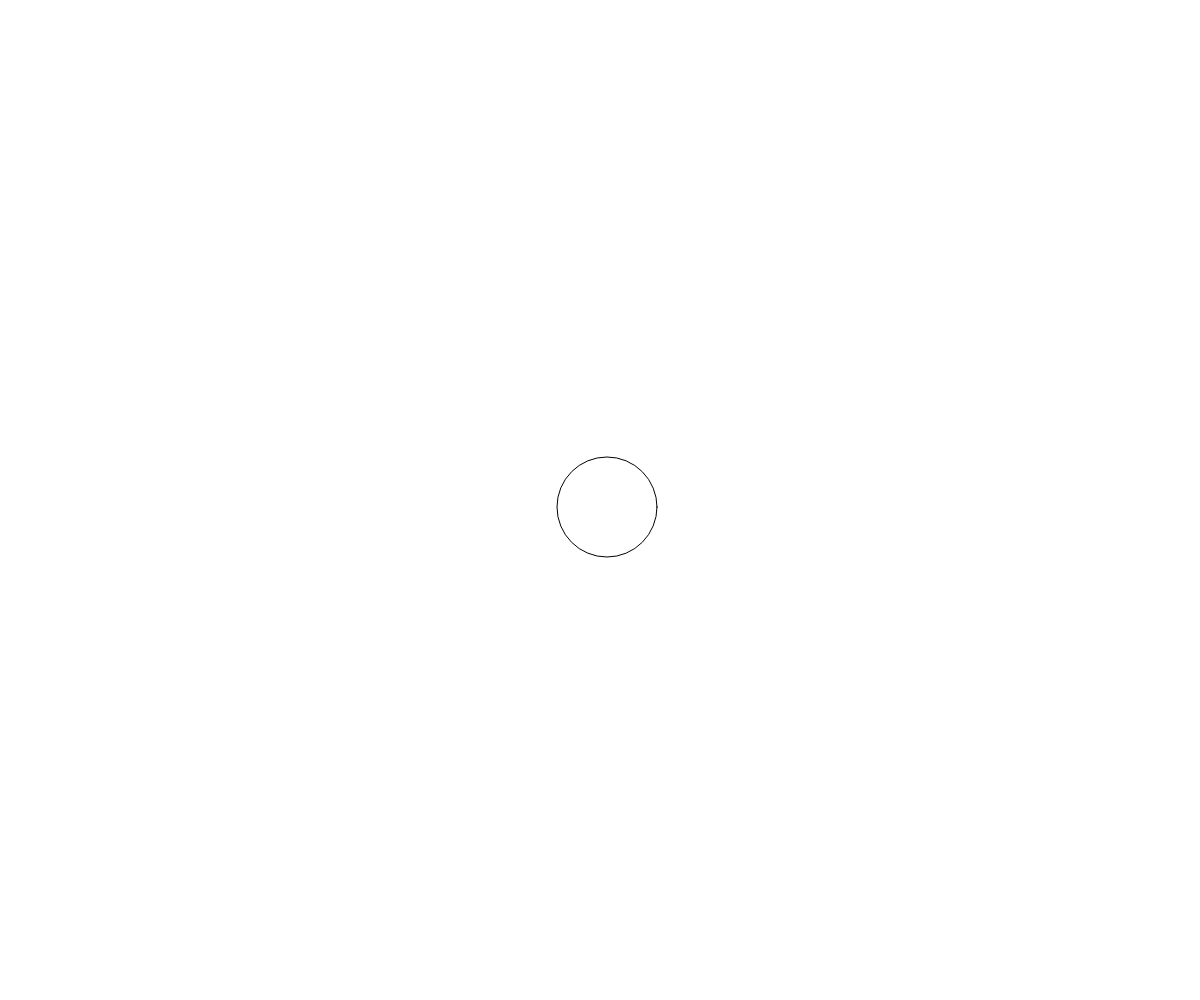
Frame 1 (no input)
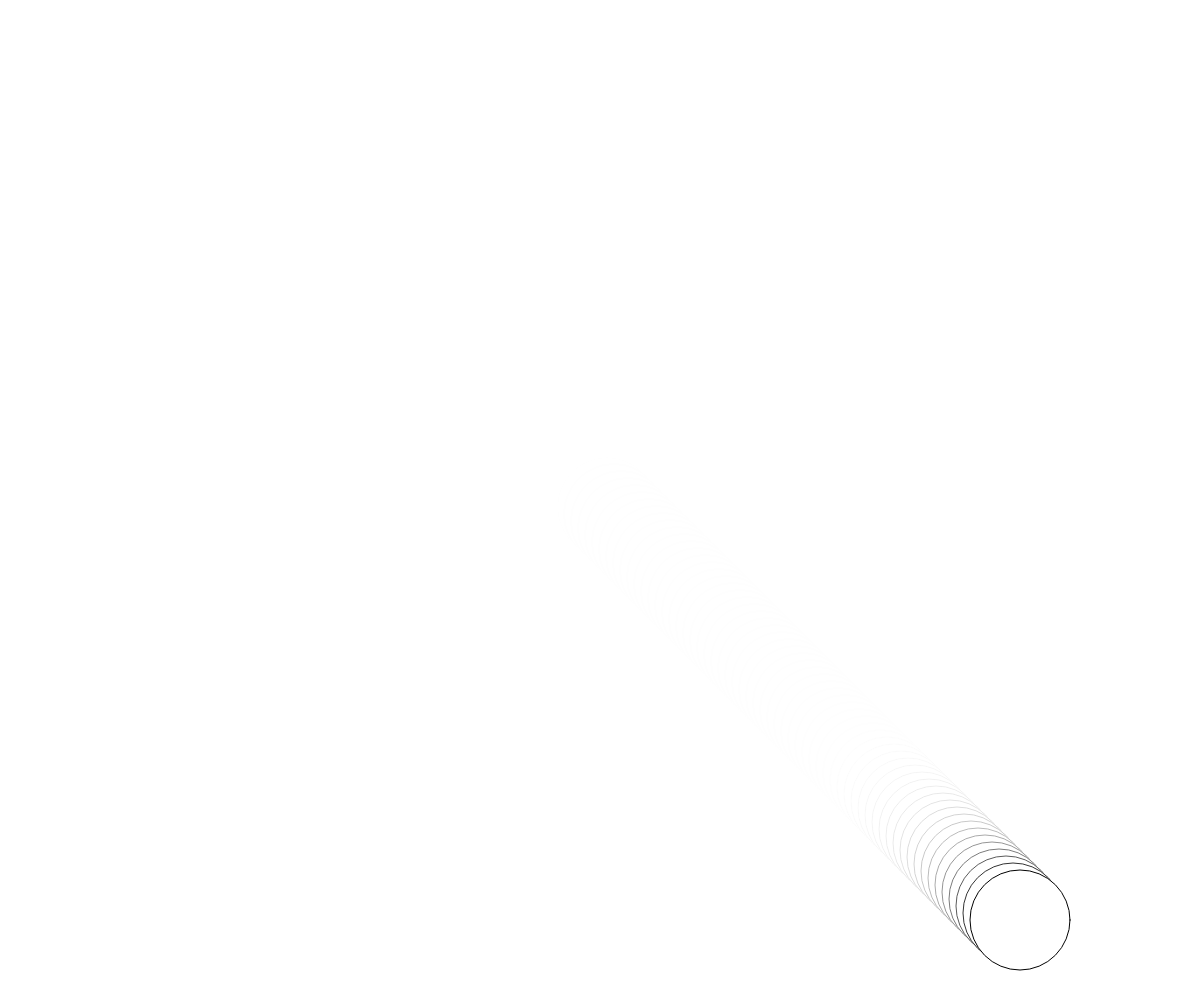
Frame 60 (no input)
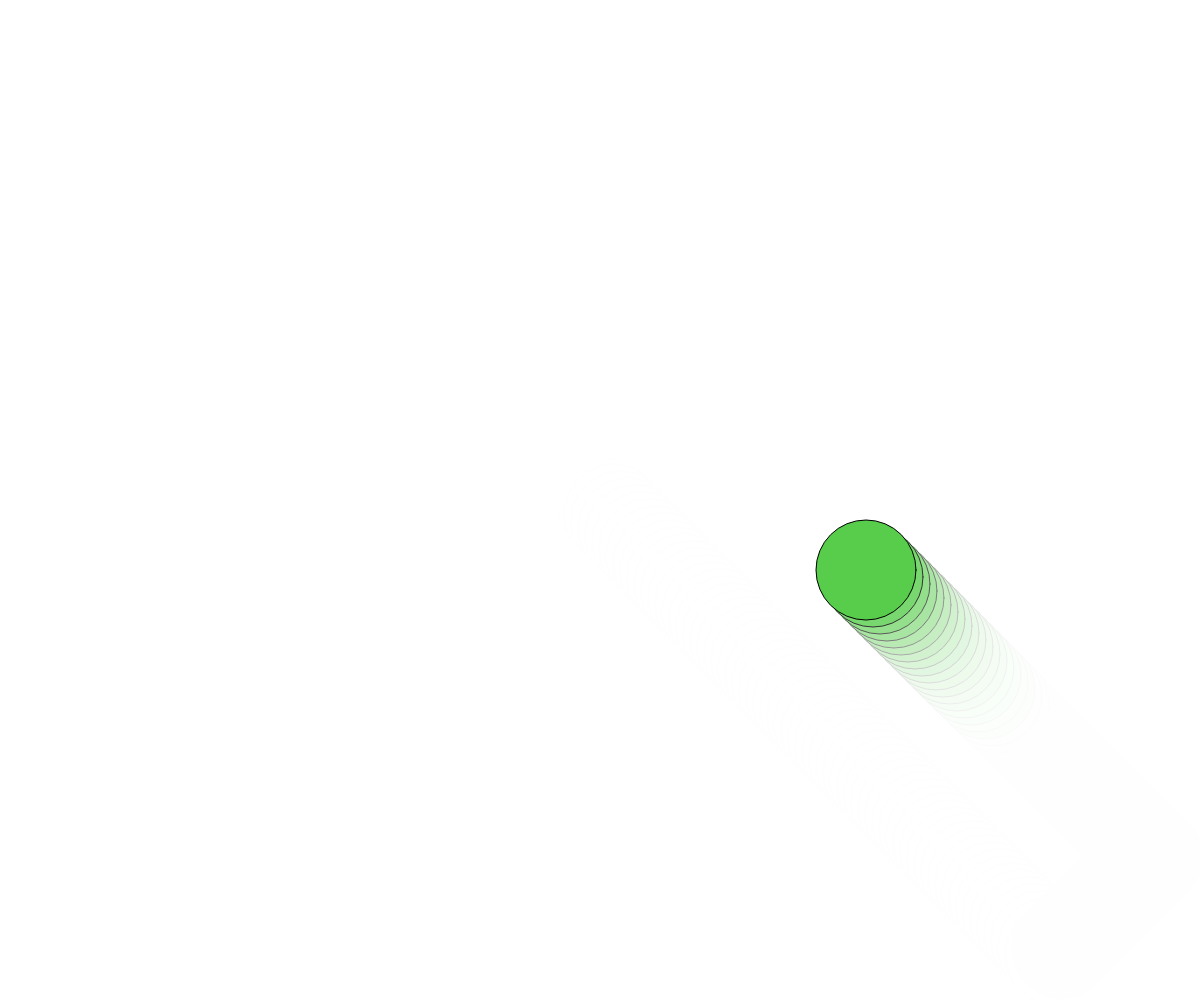
Frame 120 (the mouse pressed at the canvas centre since frame 60)

The p5.js sketch that drew these frames (run headless with seeded random() and noise() and a simulated clock; from frame 60 on, the mouse is pressed at the canvas centre):

// p5.js sketch
// ── sketch.js

var x, y, t, v;
// t - tamanho v- Velocidade
function setup() 
{
  createCanvas (windowWidth, windowHeight);
  x = width/2;
  y = height/2;
  t = 100;
  vX = 7;
  vY = vX;

}


function draw()
{
  background(255, 50); //background + Transparência


  if(x+t/2 > width || x-t/2 < 0)
  {
   //vX = vX*-1;
 vX*=-1
 fill (random (255), random(255), random(255));
  }
 // if (x<0) {vY = vY*-1} 
 if(y+t/2 > height || y-t/2 < 0)
 {
  //v = v*-1;
vY*=-1
fill (random (255), random (255), random (255));
 }
 //x = x + v

x+=vX;

y+=vY;
 ellipse(x, y, t, t);
}


function windowResized() 
{
  resizeCanvas (windowWidth, windowHeight);
}
